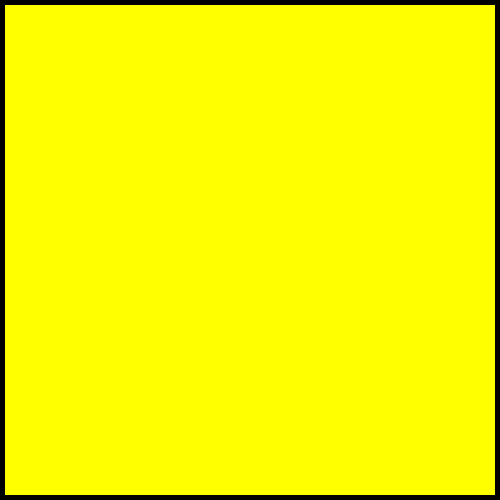
Frame 1 (no input)
Frame 60 (no input): identical to frame 1, image omitted
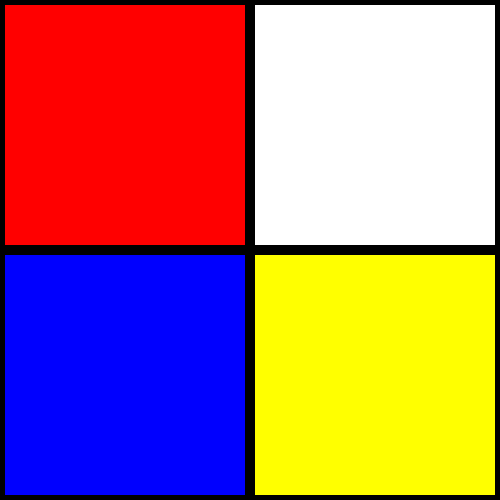
Frame 120 (the mouse pressed at the canvas centre since frame 60)

The p5.js sketch that drew these frames (run headless with seeded random() and noise() and a simulated clock; from frame 60 on, the mouse is pressed at the canvas centre):

// p5.js sketch
// ── sketch.js

function setup() {
  createCanvas(500, 500);
}

function draw() {
  background(0);
  
  strokeWeight(10);


  
  fill('red');
  rect(0, 0, mouseX, mouseY);

  fill('blue');
  rect(0, mouseY, mouseX, height-mouseY);


  fill('yellow');
  rect(mouseX, mouseY, width-mouseX, height-mouseY);

  fill('white');
  rect(mouseX, 0, width-mouseX, mouseY);
}
